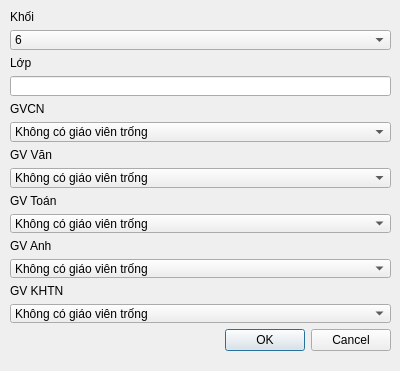
<?xml version="1.0" encoding="UTF-8"?>
<ui version="4.0">
 <class>Dialog</class>
 <widget class="QDialog" name="Dialog">
  <property name="geometry">
   <rect>
    <x>0</x>
    <y>0</y>
    <width>400</width>
    <height>371</height>
   </rect>
  </property>
  <property name="windowTitle">
   <string>Dialog</string>
  </property>
  <widget class="QWidget" name="layoutWidget">
   <property name="geometry">
    <rect>
     <x>10</x>
     <y>10</y>
     <width>381</width>
     <height>341</height>
    </rect>
   </property>
   <layout class="QVBoxLayout" name="verticalLayout_2">
    <item>
     <layout class="QVBoxLayout" name="verticalLayout">
      <item>
       <widget class="QLabel" name="label">
        <property name="text">
         <string>Khối</string>
        </property>
       </widget>
      </item>
      <item>
       <widget class="QComboBox" name="khoi">
        <item>
         <property name="text">
          <string>6</string>
         </property>
        </item>
        <item>
         <property name="text">
          <string>7</string>
         </property>
        </item>
        <item>
         <property name="text">
          <string>8</string>
         </property>
        </item>
        <item>
         <property name="text">
          <string>9</string>
         </property>
        </item>
       </widget>
      </item>
      <item>
       <widget class="QLabel" name="label_2">
        <property name="text">
         <string>Lớp</string>
        </property>
       </widget>
      </item>
      <item>
       <widget class="QLineEdit" name="lop"/>
      </item>
      <item>
       <widget class="QLabel" name="label_6">
        <property name="text">
         <string>GVCN</string>
        </property>
       </widget>
      </item>
      <item>
       <widget class="QComboBox" name="gvcn">
        <item>
         <property name="text">
          <string>Không có giáo viên trống</string>
         </property>
        </item>
       </widget>
      </item>
      <item>
       <widget class="QLabel" name="label_3">
        <property name="text">
         <string>GV Văn</string>
        </property>
       </widget>
      </item>
      <item>
       <widget class="QComboBox" name="gvV">
        <item>
         <property name="text">
          <string>Không có giáo viên trống</string>
         </property>
        </item>
       </widget>
      </item>
      <item>
       <widget class="QLabel" name="label_8">
        <property name="text">
         <string>GV Toán</string>
        </property>
       </widget>
      </item>
      <item>
       <widget class="QComboBox" name="gvT">
        <item>
         <property name="text">
          <string>Không có giáo viên trống</string>
         </property>
        </item>
       </widget>
      </item>
      <item>
       <widget class="QLabel" name="label_4">
        <property name="text">
         <string>GV Anh</string>
        </property>
       </widget>
      </item>
      <item>
       <widget class="QComboBox" name="gvA">
        <item>
         <property name="text">
          <string>Không có giáo viên trống</string>
         </property>
        </item>
       </widget>
      </item>
      <item>
       <widget class="QLabel" name="label_5">
        <property name="text">
         <string>GV KHTN</string>
        </property>
       </widget>
      </item>
      <item>
       <widget class="QComboBox" name="gvK">
        <item>
         <property name="text">
          <string>Không có giáo viên trống</string>
         </property>
        </item>
       </widget>
      </item>
     </layout>
    </item>
    <item>
     <widget class="QDialogButtonBox" name="buttonBox">
      <property name="orientation">
       <enum>Qt::Horizontal</enum>
      </property>
      <property name="standardButtons">
       <set>QDialogButtonBox::Cancel|QDialogButtonBox::Ok</set>
      </property>
     </widget>
    </item>
   </layout>
  </widget>
 </widget>
 <resources/>
 <connections>
  <connection>
   <sender>buttonBox</sender>
   <signal>accepted()</signal>
   <receiver>Dialog</receiver>
   <slot>accept()</slot>
   <hints>
    <hint type="sourcelabel">
     <x>248</x>
     <y>254</y>
    </hint>
    <hint type="destinationlabel">
     <x>157</x>
     <y>274</y>
    </hint>
   </hints>
  </connection>
  <connection>
   <sender>buttonBox</sender>
   <signal>rejected()</signal>
   <receiver>Dialog</receiver>
   <slot>reject()</slot>
   <hints>
    <hint type="sourcelabel">
     <x>316</x>
     <y>260</y>
    </hint>
    <hint type="destinationlabel">
     <x>286</x>
     <y>274</y>
    </hint>
   </hints>
  </connection>
 </connections>
</ui>
